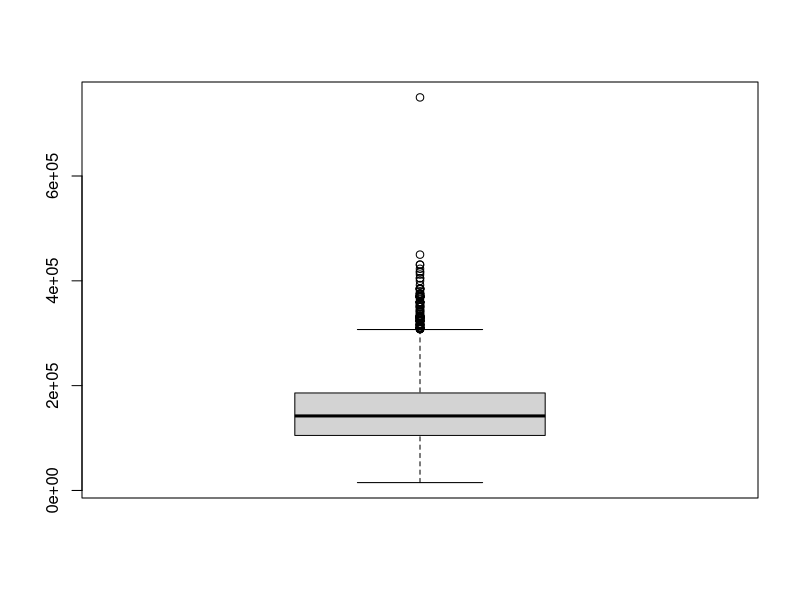

Here is the R script that generated this plot:
#PART 1
file <- read.csv("salaries.csv",stringsAsFactors = T) #Open the csv and convert string into factors
#View(file)
print(summary(file[,c("work_year","experience_level","employment_type","job_title","salary_in_usd","employee_residence","remote_ratio","company_location","company_size")])) #Print the summary of every content except salary and salary currency (removed later) 

#PART 2
#Exercise 1
library(lubridate)
file$work_year <- year(ymd(paste0(file$work_year, ",2,2"))) 
#View(file)

#Exercise 2 -> Not necessary

#Exercise 3
file <- file[,c("work_year","experience_level","employment_type","job_title","employee_residence","remote_ratio","company_location","company_size","salary_in_usd")] #Remove not relevant contents (salary and salary currency -> salary in usd ) and put salary_in_usd as last column
#View(file)

#Exercise 4
elements <- boxplot(file$salary_in_usd)
print(elements$out) #Find the outliers, we don´t remove them (explanation on the report)

#Exercise 5
set.seed(123)  #Prepare the seed to set 2% of the values of salary in usd to NA
na_percent <- 0.02
num_values_na <- round(nrow(file) * na_percent)
na_index <- sample(1:nrow(file), num_values_na) #Obtaint random indexes for the rows that are going to be converted to NA
file$salary_in_usd[na_index] <- NA #Asign NA to those indexes

set.seed(321)  #Repeat for remote ratio
na_index2 <- sample(1:nrow(file), num_values_na) #Obtaint random indexes for the rows that are going to be converted to NA
file$remote_ratio[na_index2] <- NA #Asign NA to those indexes
#View(file)

not_na <- file[-which(is.na(file$salary_in_usd)), "salary_in_usd"]
file[which(is.na(file$salary_in_usd)), "salary_in_usd"] <- rep(sample(min(not_na):max(not_na), num_values_na, T)) #Generate random values for salary_in_usd in missing values
file[which(is.na(file$remote_ratio)), "remote_ratio"] <- sample(c(0,50,100),num_values_na,T) #Generate random values for remote ratio in missing values

#Exercise 6

file$nomalized_salary <- (file$salary_in_usd - min(file$salary_in_usd))/(max(file$salary_in_usd) - min(file$salary_in_usd))

#Exercise 7

km <- 40 #We have calculated an average of 40 daily km
consumption <- 7.5/100 #Average car consumption per km
gas_expense <- km*consumption*260*1.32 #Average yearly gas expense with 260 year/working days and 1.32$/l gas
file$salary_after_gas_expense <- file[,"salary_in_usd"]-(100-file[,"remote_ratio"])/100*gas_expense #New column with an estimation of the salary after gas expenses



#Exercise 8
cuantiles <- quantile(file$salary_in_usd, probs = c(0.25, 0.5, 0.75))

assign_salary_cat <- function(salary) {
  if (salary <= cuantiles[1]) {
    return("lowest 25%")
  } else if (salary <= cuantiles[2]) {
    return("lowest 50%")
  } else if (salary <= cuantiles[3]) {
    return("highest 50%")
  } else {
    return("highest 75%")
  }
}

file$salary_category <- sapply(file$salary_in_usd, assign_salary_cat)
View(file)

#Excercise 9
save(file, file = "RDataDeliverable2.RData")

